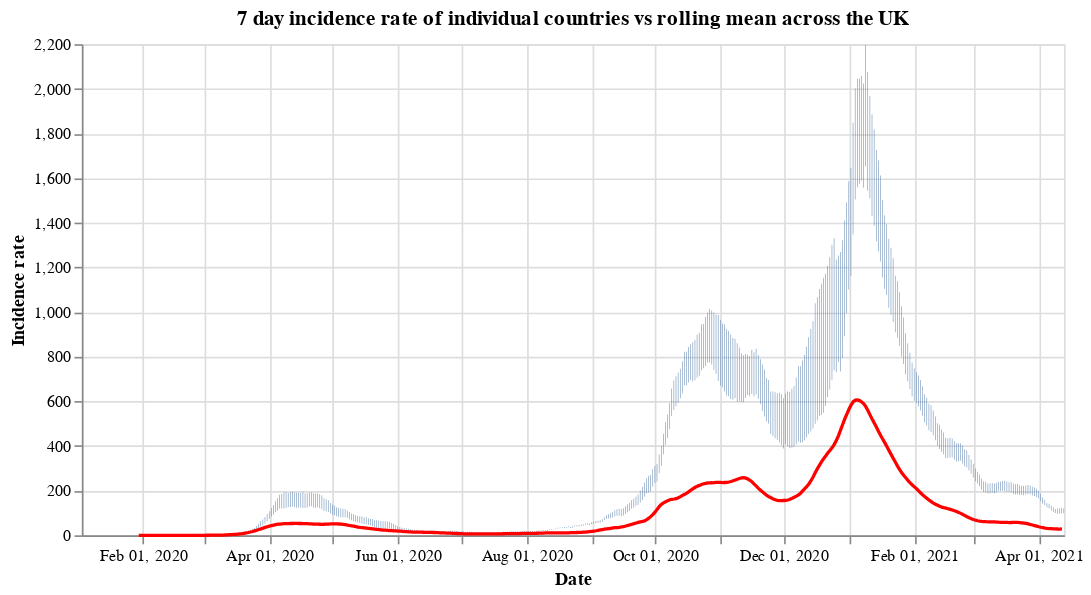

Notebook source saved alongside this figure:
### Code cell
#collapse
countries = uk_cases['areaName'].unique()
countries.sort()

selection = alt.selection_single(
    name='Select',
    fields=['areaName'],
    init={'areaName': 'Wales'},
    bind={'areaName': alt.binding_select(options=countries)}
)

# scatter plot, modify opacity based on selection
bars = alt.Chart(uk_cases).mark_bar().add_selection(
    selection
).encode(
    x=alt.X("yearmonthdate(date):T", axis=alt.Axis(title='Date')),
    y=alt.Y("weeklyCasesRate:Q", axis=alt.Axis(title='Incidence rate')),
    tooltip='weeklyCasesRate:Q',
    opacity=alt.condition(selection, alt.value(1), alt.value(0))
).properties(title=f'7 day incidence rate of individual countries vs rolling mean across the UK', width=600)

line = alt.Chart(overview_cases).mark_line(
    color='red',
    size=2,
).transform_window(
    rolling_mean='mean(weeklyCasesRate)',
    frame=[0, 7]
).encode(
    x='yearmonthdate(date):T',
    y='rolling_mean:Q'
)

alt.layer(bars, line)

### Figure 1 — Vega-Lite specification as saved in the notebook (floating-point values rounded to 4 significant figures; data arrays with more than 128 entries replaced by an {"elided": "..."} marker saying what was removed)
{"config": {"view": {"continuousWidth": 400, "continuousHeight": 300}}, "layer": [{"data": {"name": "data-4ffbdfc6618aba553ba648dac562a2a4"}, "mark": "bar", "encoding": {"opacity": {"condition": {"value": 1, "selection": "Select"}, "value": 0}, "tooltip": {"type": "quantitative", "field": "weeklyCasesRate"}, "x": {"type": "temporal", "axis": {"title": "Date"}, "field": "date", "timeUnit": "yearmonthdate"}, "y": {"type": "quantitative", "axis": {"title": "Incidence rate"}, "field": "weeklyCasesRate"}}, "selection": {"Select": {"type": "single", "fields": ["areaName"], "init": {"areaName": "Wales"}, "bind": {"areaName": {"input": "select", "options": ["England", "Northern Ireland", "Scotland", "Wales"]}}}}, "title": "7 day incidence rate of individual countries vs rolling mean across the UK", "width": 600}, {"data": {"name": "data-e7329037890f15d7fd94387479a844ed"}, "mark": {"type": "line", "color": "red", "size": 2}, "encoding": {"x": {"type": "temporal", "field": "date", "timeUnit": "yearmonthdate"}, "y": {"type": "quantitative", "field": "rolling_mean"}}, "transform": [{"window": [{"op": "mean", "field": "weeklyCasesRate", "as": "rolling_mean"}], "frame": [0, 7]}]}], "$schema": "https://vega.github.io/schema/vega-lite/v4.8.1.json", "datasets": {"data-4ffbdfc6618aba553ba648dac562a2a4": {"elided": "1864 records"}, "data-e7329037890f15d7fd94387479a844ed": {"elided": "439 records"}}}
